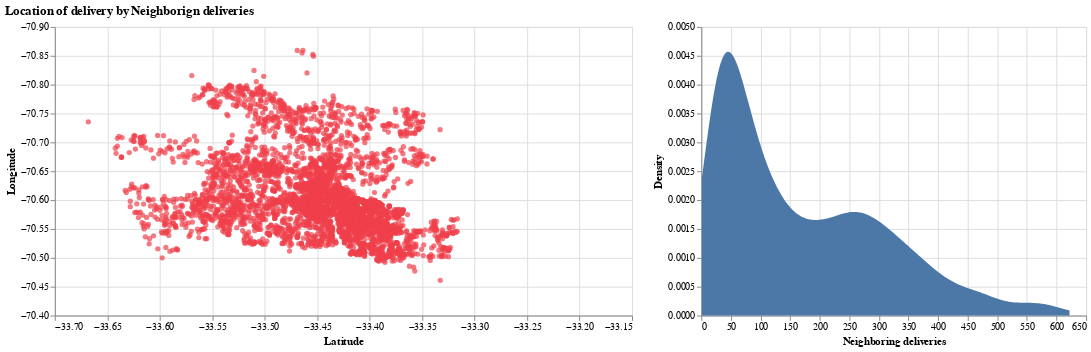

This figure's notebook cell:
### Markdown cell above
In the plot we can see that as the number of neighboring deliveries increases, the percentage of late deliveries also increases. This tells us that the higher the concentration or density of deliveries around you, the more likely it is that you will be late in reaching the final customer

### Code cell
columns = ['total_size', 'distance', 'task_around', 'lat', 'long', 'delta', 'cost']
LAT_AXIS = alt.X('lat', type='quantitative', scale=alt.Scale(domain=(-33.70, -33.15)), title='Latitude')
LONG_AXIS = alt.Y('long',type='quantitative', scale=alt.Scale(domain=(-70.4, -70.9)), title='Longitude')
DEN_AXIS = y=alt.Y('density', type='quantitative', title='Density')

data = remove_outlayers(df.sample(5000)[columns], 'task_around', True)
# interval selection in the scatter plot
pts = alt.selection(type="interval", encodings=["x"])

# left panel: scatter plot
points = alt.Chart().mark_point(filled=True, color=PALETTE_ALT[1],).encode(x=LAT_AXIS,y=LONG_AXIS
).transform_filter(pts).properties(width=600, height=300)

# right panel: histogram
mag = alt.Chart(data=data[columns]).transform_density(density="task_around", as_=['task_around', 'density'],).mark_area().encode(
  x=alt.X('task_around', type='quantitative', title='Neighboring deliveries'), y=DEN_AXIS
  #color=alt.Color('total_size:N', legend=alt.Legend(title='Total size'), scale=color_scale),
).add_selection(pts)

alt.hconcat(points, mag, data=data[columns]).properties(title='Location of delivery by Neighborign deliveries')

### Figure 1 — Vega-Lite specification as saved in the notebook (floating-point values rounded to 4 significant figures; data arrays with more than 128 entries replaced by an {"elided": "..."} marker saying what was removed)
{"config": {"view": {"continuousWidth": 400, "continuousHeight": 300}}, "hconcat": [{"mark": {"type": "point", "color": "#EF404B", "filled": true}, "encoding": {"x": {"type": "quantitative", "field": "lat", "scale": {"domain": [-33.7, -33.15]}, "title": "Latitude"}, "y": {"type": "quantitative", "field": "long", "scale": {"domain": [-70.4, -70.9]}, "title": "Longitude"}}, "height": 300, "transform": [{"filter": {"selection": "selector162"}}], "width": 600}, {"data": {"name": "data-8afbb4b6873e457fe25e5988215396e7"}, "mark": "area", "encoding": {"x": {"type": "quantitative", "field": "task_around", "title": "Neighboring deliveries"}, "y": {"type": "quantitative", "field": "density", "title": "Density"}}, "selection": {"selector162": {"type": "interval", "encodings": ["x"]}}, "transform": [{"density": "task_around", "as": ["task_around", "density"]}]}], "data": {"name": "data-8afbb4b6873e457fe25e5988215396e7"}, "title": "Location of delivery by Neighborign deliveries", "$schema": "https://vega.github.io/schema/vega-lite/v4.8.1.json", "datasets": {"data-8afbb4b6873e457fe25e5988215396e7": {"elided": "4951 records"}}}
